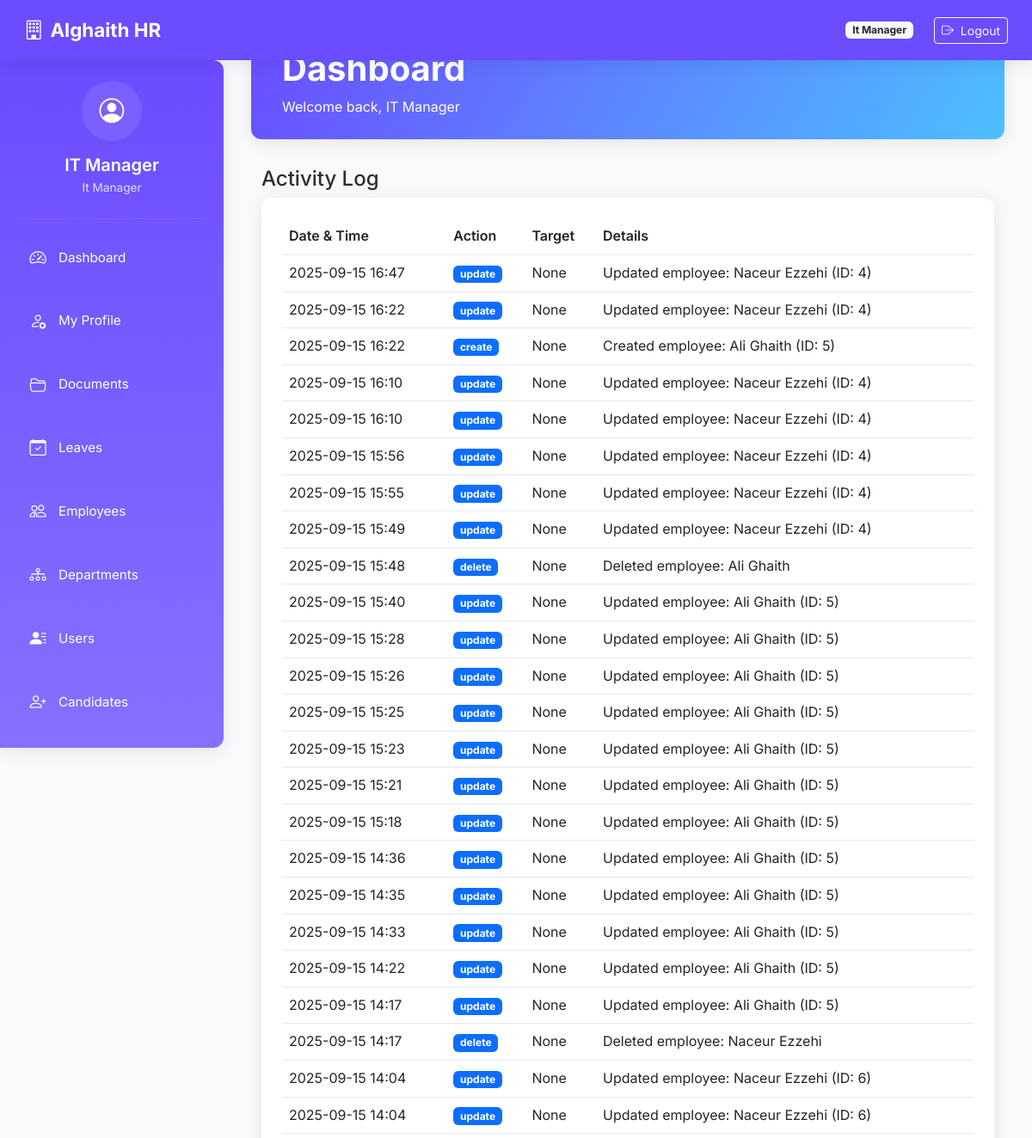
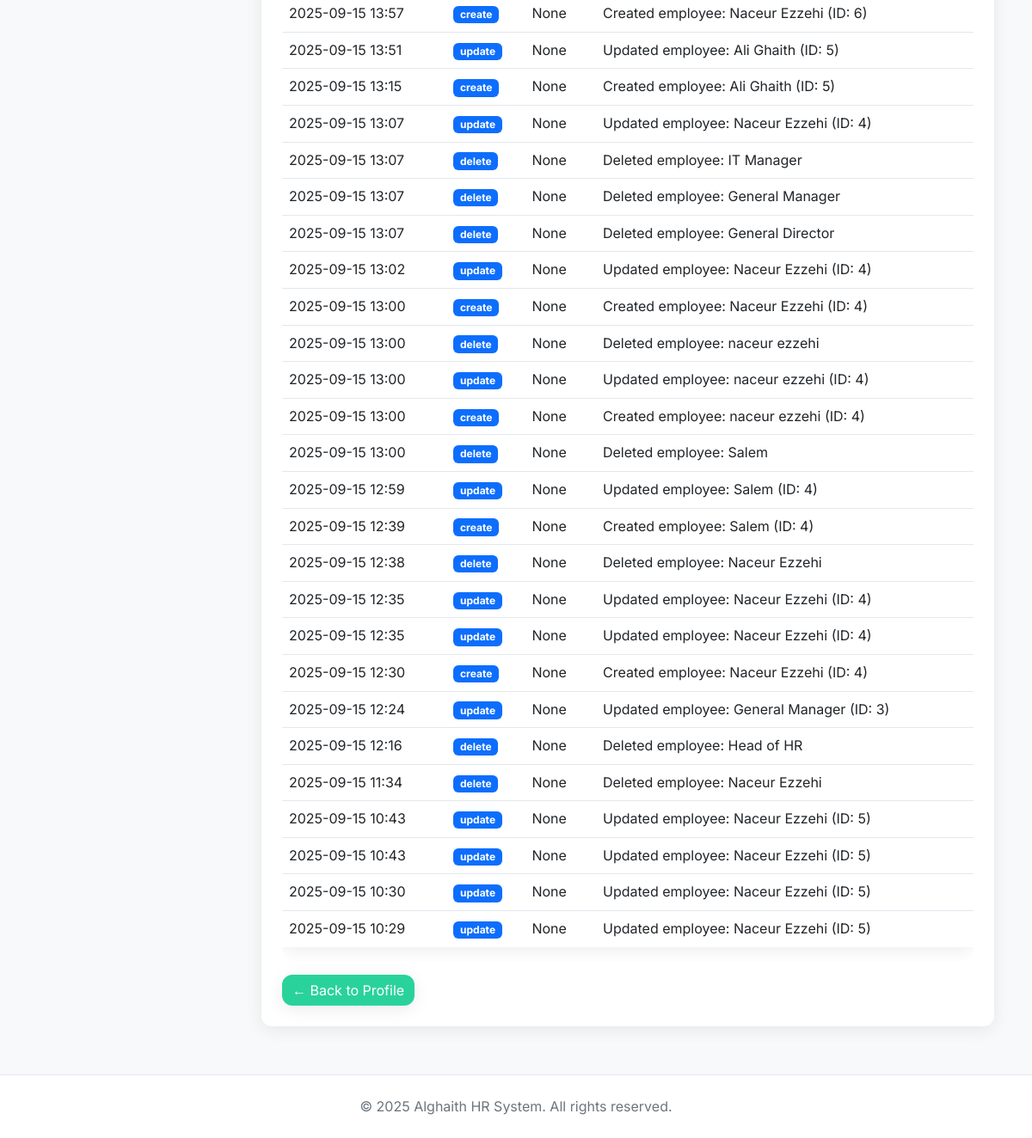
Before: /profile/activity (signed in) with the older database file (2 pictures, top to bottom).
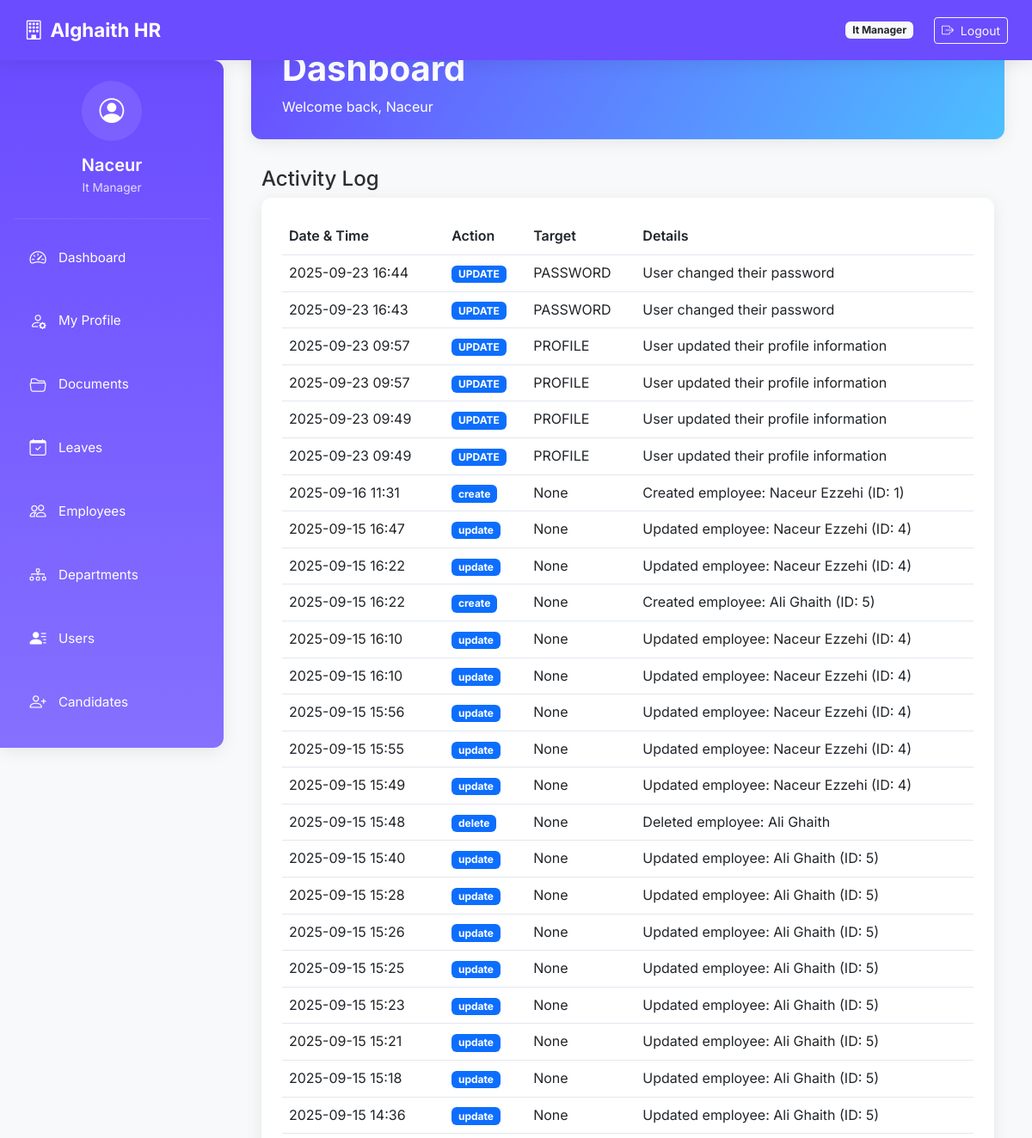
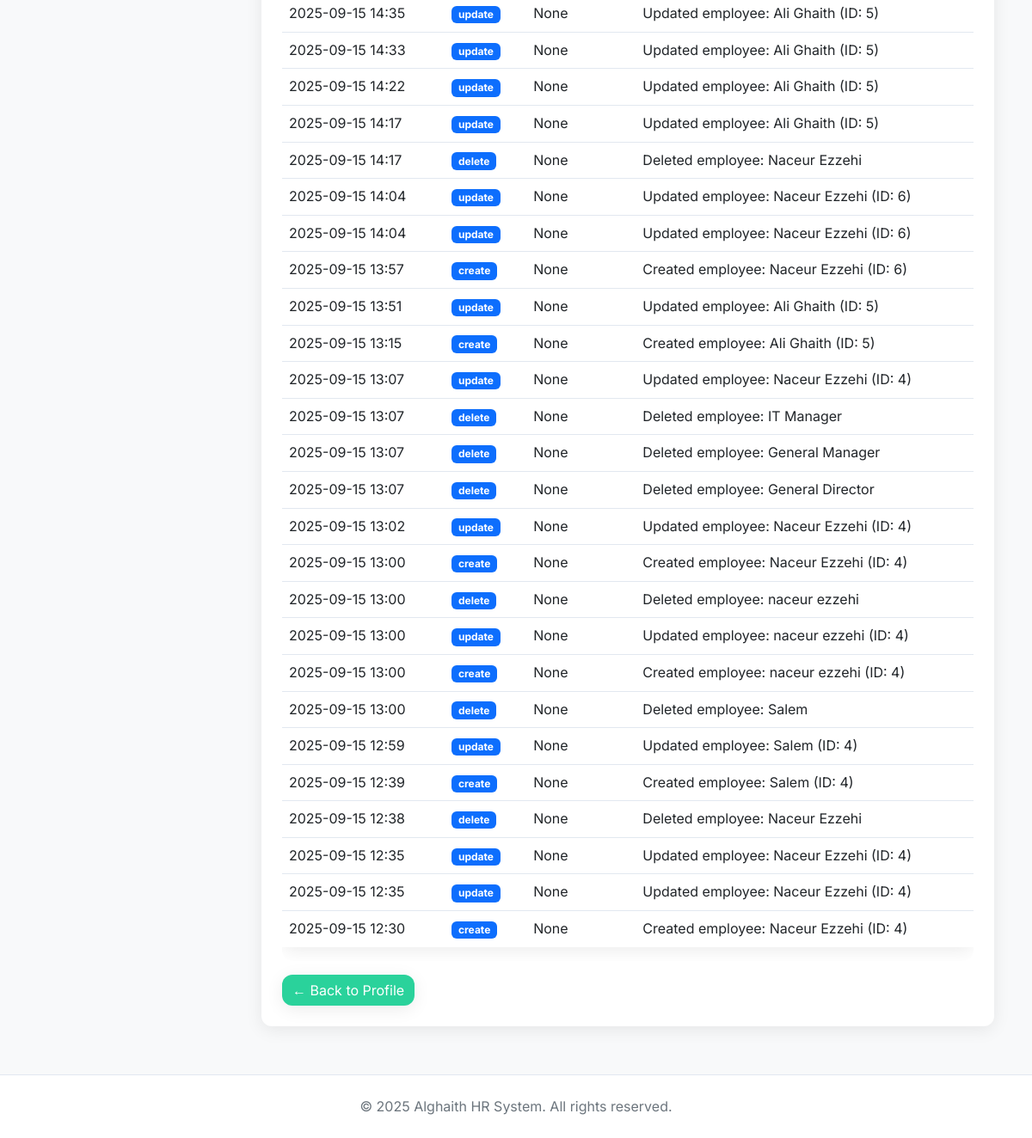
After: the same page with the newer database file (2 pictures, top to bottom).
### core/models.py (models this page shows, shortened)
class User(db.Model, UserMixin):
    __tablename__ = 'users'
    id = db.Column(db.Integer, primary_key=True)
    email = db.Column(db.String(120), unique=True, nullable=False, index=True)
    password_hash = db.Column(db.String(200), nullable=False)
    name = db.Column(db.String(100), nullable=False)
    role = db.Column(db.String(50), nullable=False)  # General Director, IT Manager, etc.
    avatar = db.Column(db.String(255), nullable=True)
    access_code = db.Column(db.String(20), unique=True, nullable=False)
    phone = db.Column(db.String(20), nullable=True)
    position = db.Column(db.String(100), nullable=True)
    created_at = db.Column(db.DateTime, default=datetime.utcnow)
    last_login = db.Column(db.DateTime)
    login_count = db.Column(db.Integer, default=0)
    is_active = db.Column(db.Boolean, default=True, nullable=False)
    documents = db.relationship('UserDocument', back_populates='user', cascade="all, delete-orphan")
    folders_created = db.relationship('Folder', back_populates='creator', cascade="all, delete-orphan")
    activities = db.relationship('ActivityLog', back_populates='user', cascade="all, delete-orphan")
    leave_requests = db.relationship('LeaveRequest', back_populates='requester', foreign_keys='LeaveRequest.user_id')
    approved_requests = db.relationship('LeaveRequest', back_populates='approver', foreign_keys='LeaveRequest.approver_id')
    @property
    def is_authenticated(self):
        return True

class ActivityLog(db.Model):
    __tablename__ = 'activity_log'
    id = db.Column(db.Integer, primary_key=True)
    user_id = db.Column(db.Integer, db.ForeignKey('users.id'))
    action = db.Column(db.String(100))
    target = db.Column(db.String(100))
    details = db.Column(db.Text, nullable=True)  # added to prevent keyword errors
    timestamp = db.Column(db.DateTime, default=datetime.utcnow)
    user = db.relationship('User', back_populates='activities')

### routes/profile_routes.py (the view)
@profile_bp.route('/activity')
@login_required
def activity_log():
    activities = ActivityLog.query.filter_by(user_id=current_user.id)\
                                .order_by(ActivityLog.timestamp.desc())\
                                .limit(50)\
                                .all()
    return render_template('profile/activity_log.html', activities=activities)

### app.py (called while the page is built)
@login_manager.user_loader
def load_user(user_id):
    from core.models import User
    return db.session.get(User, int(user_id))

@app.before_request
def make_session_permanent():
    session.permanent = True

### templates/profile/activity_log.html (shortened to what this page needs)
{% extends "dashboard/base_dashboard.html" %}
{% block dashboard_content %}
<div class="container-fluid">
    <div class="row">
        <div class="col-12">
            <div class="page-title-box">
                <h4 class="page-title">Activity Log</h4>
            </div>
        </div>
    </div>
    <div class="row">
        <div class="col-12">
            <div class="card">
                <div class="card-body">
                    <div class="table-responsive">
                        <table class="table table-centered table-nowrap table-hover">
                            <thead>
                                <tr>
                                    <th>Date & Time</th>
                                    <th>Action</th>
                                    <th>Target</th>
                                    <th>Details</th>
                                </tr>
                            </thead>
                            <tbody>
                                {% for activity in activities %}
                                <tr>
                                    <td>{{ activity.timestamp.strftime('%Y-%m-%d %H:%M') }}</td>
                                    <td><span class="badge bg-primary">{{ activity.action }}</span></td>
                                    <td>{{ activity.target }}</td>
                                    <td>{{ activity.details or '-' }}</td>
                                </tr>
                                {% else %}
                                <tr>
                                    <td colspan="4" class="text-center">No activity found</td>
                                </tr>
                                {% endfor %}
                            </tbody>
                        </table>
                    </div>
                    <a href="{{ url_for('profile.my_profile') }}" class="btn btn-secondary mt-3">
                        ← Back to Profile
                    </a>
                </div>
            </div>
        </div>
    </div>
</div>
{% endblock %}

### templates/dashboard/base_dashboard.html (shortened to what this page needs)
<!DOCTYPE html>
<html lang="en">
<head>
    <link href="https://cdn.jsdelivr.net/npm/bootstrap@5.3.0/dist/css/bootstrap.min.css" rel="stylesheet">
    <link href="https://cdn.jsdelivr.net/npm/bootstrap-icons@1.10.5/font/bootstrap-icons.css" rel="stylesheet">
    <link rel="stylesheet" href="{{ url_for('static', filename='css/styles.css') }}">
</head>
<body>
<nav class="navbar navbar-expand-lg navbar-dark">
    <div class="container-fluid">
        <a class="navbar-brand" href="{{ url_for('dashboard.role_dashboard') }}">
            <i class="bi bi-building me-2"></i>Alghaith HR
        </a>
        <div class="d-flex align-items-center">
            <span class="badge bg-light text-dark me-3 d-none d-md-inline">{{ current_user.role|replace('_', ' ')|title }}</span>
            {% if current_user.is_authenticated %}
            <div class="desktop-logout">
                <form method="post" action="{{ url_for('auth.logout') }}" class="ms-2 d-inline">
                    <button type="submit" class="btn btn-sm btn-outline-light">
                        <i class="bi bi-box-arrow-right me-1"></i> Logout
                    </button>
                </form>
            </div>
            {% endif %}
        </div>
    </div>
</nav>
<div class="sidebar" id="sidebarMenu">
    <div class="sidebar-header">
        <div class="user-info">
            <div class="user-avatar">
                <i class="bi bi-person-circle"></i>
            </div>
            <h5 class="user-name">{{ current_user.name }}</h5>
            <div class="user-role">{{ current_user.role|replace('_', ' ')|title }}</div>
        </div>
    </div>
    <ul class="nav flex-column">
        <li class="nav-item">
            <a class="nav-link" href="{{ url_for('dashboard.role_dashboard') }}">
                <i class="bi bi-speedometer2"></i> <span class="link-text">Dashboard</span>
            </a>
        </li>
        <li class="nav-item">
            <a class="nav-link" href="{{ url_for('profile.my_profile') }}">
                <i class="bi bi-person-gear"></i> <span class="link-text">My Profile</span>
            </a>
        </li>
        <li class="nav-item">
            <a class="nav-link" href="{{ url_for('docs.list_documents') }}">
                <i class="bi bi-folder2-open"></i> <span class="link-text">Documents</span>
            </a>
        </li>
        <li class="nav-item">
            <a class="nav-link" href="{{ url_for('leave.leaves_dashboard') }}">
                <i class="bi bi-calendar-check"></i> <span class="link-text">Leaves</span>
            </a>
        </li>
        <li class="nav-item">
            <a class="nav-link" href="{{ url_for('dashboard.employee_summary') }}">
                <i class="bi bi-people"></i> <span class="link-text">Employees</span>
            </a>
        </li>
        <li class="nav-item">
            <a class="nav-link" href="{{ url_for('department.department_summary') }}">
                <i class="bi bi-diagram-3"></i> <span class="link-text">Departments</span>
            </a>
        </li>
        <li class="nav-item">
            <a class="nav-link" href="{{ url_for('dashboard.user_management') }}">
                <i class="bi bi-person-lines-fill"></i> <span class="link-text">Users</span>
            </a>
        </li>
        <li class="nav-item">
            <a class="nav-link" href="{{ url_for('candidates.list_candidates') }}">
                <i class="bi bi-person-plus"></i> <span class="link-text">Candidates</span>
            </a>
        </li>
    </ul>
</div>
<div class="main-content">
    <div class="dashboard-header">
        <div class="container-fluid">
            <h1 class="dashboard-title">{% block dashboard_title %}Dashboard{% endblock %}</h1>
            <p class="mb-0">Welcome back, {{ current_user.name }}</p>
        </div>
    </div>
    {% block dashboard_content %}{% endblock %}
</div>
<footer>
    <div class="container-fluid">
        &copy; 2025 Alghaith HR System. All rights reserved.
    </div>
</footer>
</body>
</html>

Changed rows visible on the page:
no longer on this page (row unchanged): ActivityLog: timestamp "2025-09-15 12:24", action "update", target "None", details "Updated employee: General Manager (ID: 3)"
no longer on this page (row unchanged): ActivityLog: timestamp "2025-09-15 12:16", action "delete", target "None", details "Deleted employee: Head of HR"
no longer on this page (row unchanged): ActivityLog: timestamp "2025-09-15 11:34", action "delete", target "None", details "Deleted employee: Naceur Ezzehi"
no longer on this page (row unchanged): ActivityLog: timestamp "2025-09-15 10:43", action "update", target "None", details "Updated employee: Naceur Ezzehi (ID: 5)"
no longer on this page (row unchanged): ActivityLog: timestamp "2025-09-15 10:43", action "update", target "None", details "Updated employee: Naceur Ezzehi (ID: 5)"
no longer on this page (row unchanged): ActivityLog: timestamp "2025-09-15 10:30", action "update", target "None", details "Updated employee: Naceur Ezzehi (ID: 5)"
no longer on this page (row unchanged): ActivityLog: timestamp "2025-09-15 10:29", action "update", target "None", details "Updated employee: Naceur Ezzehi (ID: 5)"
changed User "It Manager": name "IT Manager" → "Naceur"
added ActivityLog: timestamp "2025-09-23 16:44", action "UPDATE", target "PASSWORD", details "User changed their password"
added ActivityLog: timestamp "2025-09-23 16:43", action "UPDATE", target "PASSWORD", details "User changed their password"
added ActivityLog: timestamp "2025-09-23 09:57", action "UPDATE", target "PROFILE", details "User updated their profile information"
added ActivityLog: timestamp "2025-09-23 09:57", action "UPDATE", target "PROFILE", details "User updated their profile information"
added ActivityLog: timestamp "2025-09-23 09:49", action "UPDATE", target "PROFILE", details "User updated their profile information"
added ActivityLog: timestamp "2025-09-23 09:49", action "UPDATE", target "PROFILE", details "User updated their profile information"
added ActivityLog: timestamp "2025-09-16 11:31", action "create", target "None", details "Created employee: Naceur Ezzehi (ID: 1)"
